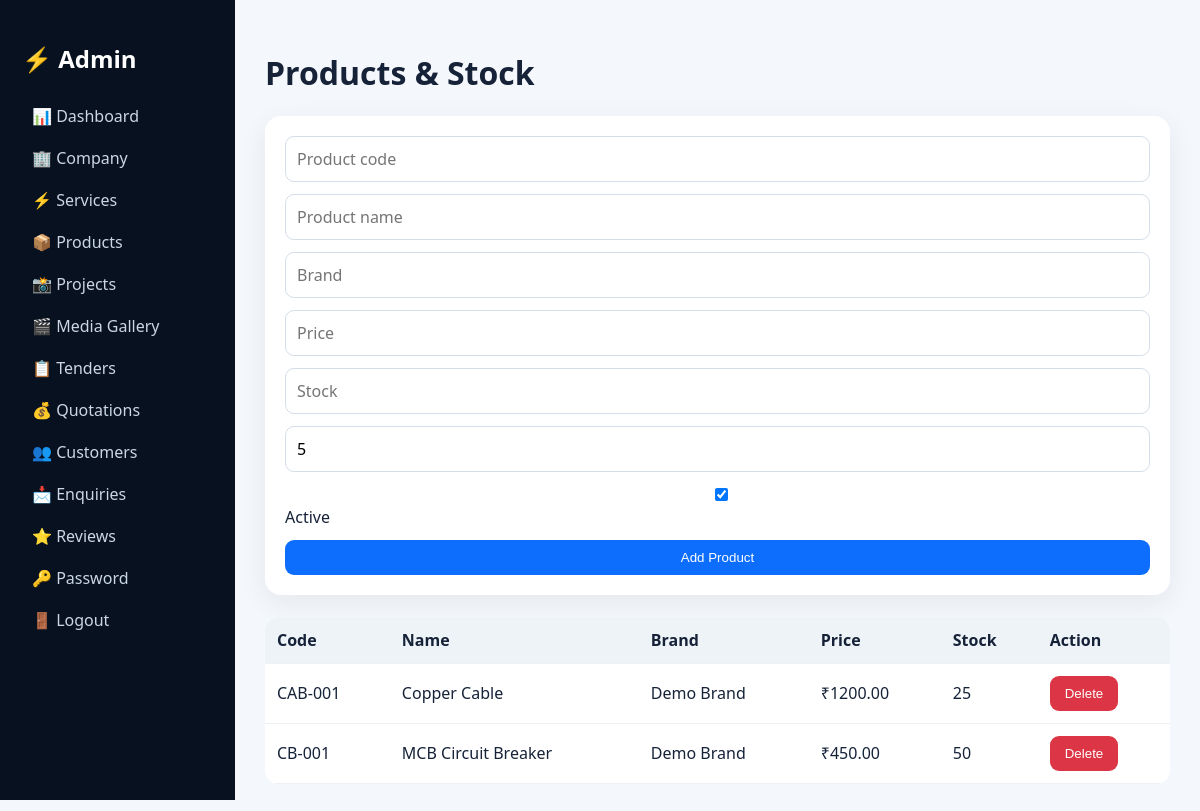
Page /admin/products (signed in) on the earlier database version.
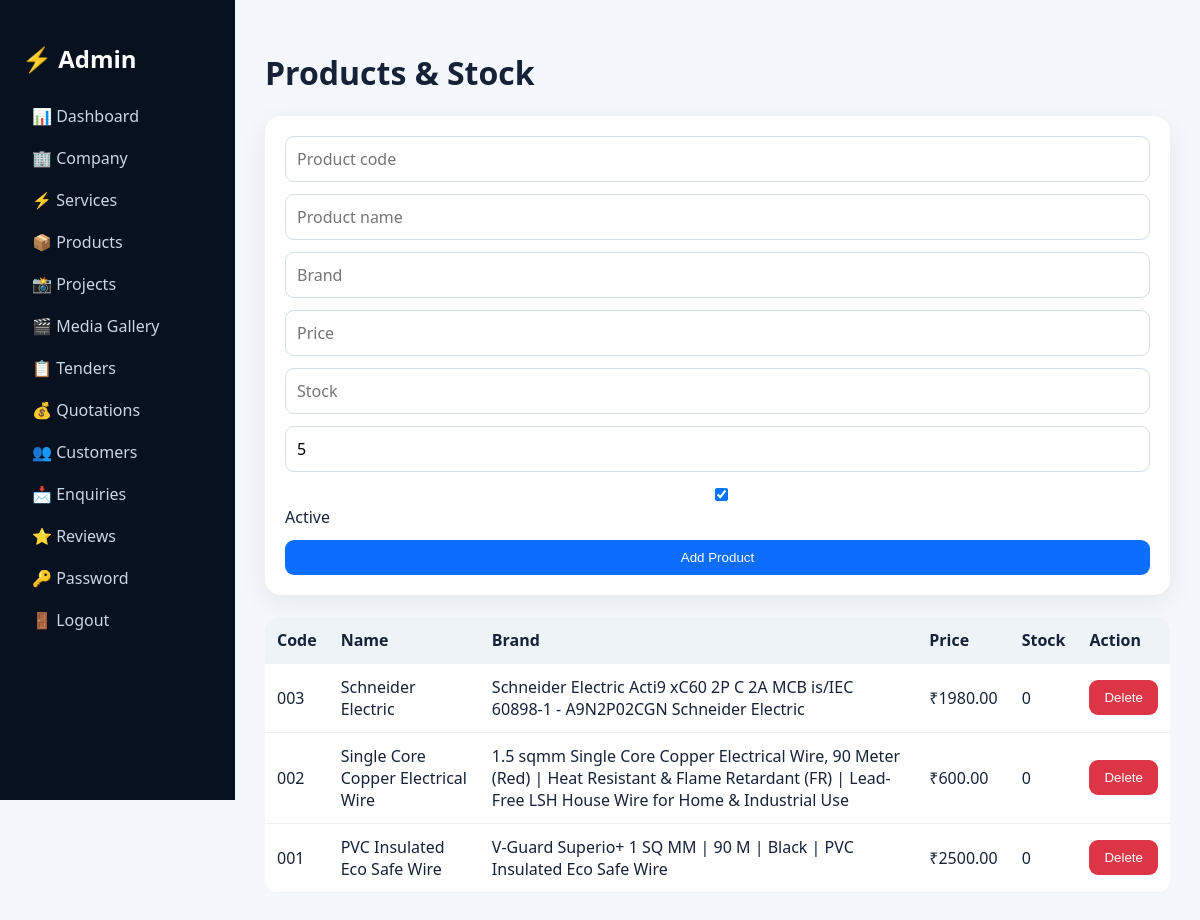
Same page on the later database version.
### electrical_business_pro/app.py (models this page shows)
class Product(db.Model):
 id=db.Column(db.Integer,primary_key=True); code=db.Column(db.String(80),default=''); name=db.Column(db.String(150),nullable=False); brand=db.Column(db.String(100),default=''); price=db.Column(db.Float,default=0); stock=db.Column(db.Integer,default=0); min_stock=db.Column(db.Integer,default=5); active=db.Column(db.Boolean,default=True)

### electrical_business_pro/app.py (the view)
@app.route('/admin/products',methods=['GET','POST'])
@auth
def admin_products():
 if request.method=='POST': db.session.add(Product(code=request.form.get('code',''),name=request.form['name'],brand=request.form.get('brand',''),price=float(request.form.get('price',0) or 0),stock=int(request.form.get('stock',0) or 0),min_stock=int(request.form.get('min_stock',5) or 5),active=bool(request.form.get('active')))); db.session.commit(); return redirect(url_for('admin_products'))
 return render_template('admin/products.html',items=Product.query.order_by(Product.id.desc()).all())

### electrical_business_pro/app.py (called while the page is built)
def site():
 s=Setting.query.first()
 if not s: s=Setting(); db.session.add(s); db.session.commit()
 return s

@app.context_processor
def globals(): return {'site':site()}

def auth(f):
 @wraps(f)
 def w(*a,**k): return f(*a,**k) if session.get('admin_id') else redirect(url_for('login'))
 return w

### electrical_business_pro/templates/admin/products.html
{% extends 'admin/layout.html' %}{% block admin %}<h1>Products & Stock</h1><div class="card"><form method="post" class="form"><input name="code" placeholder="Product code"><input name="name" placeholder="Product name" required><input name="brand" placeholder="Brand"><input name="price" type="number" step="0.01" placeholder="Price"><input name="stock" type="number" placeholder="Stock"><input name="min_stock" type="number" value="5" placeholder="Min stock"><label><input type="checkbox" name="active" checked> Active</label><button class="btn">Add Product</button></form></div><br><div class="tablewrap"><table class="table"><tr><th>Code</th><th>Name</th><th>Brand</th><th>Price</th><th>Stock</th><th>Action</th></tr>{% for x in items %}<tr><td>{{x.code}}</td><td>{{x.name}}</td><td>{{x.brand}}</td><td>₹{{'%.2f'|format(x.price)}}</td><td>{{x.stock}}</td><td><form method="post" action="{{url_for('product_delete',id=x.id)}}"><button class="btn danger">Delete</button></form></td></tr>{% endfor %}</table></div>{% endblock %}

Differences in the rows shown:
added Product: code "003", name "Schneider Electric", brand "Schneider Electric Acti9 xC60 2P C 2A MCB is/IEC 60898-1 - A9N2P02CGN Schneider Electric", price "1980.00", stock "0"
changed Product: code "CAB-001" → "002"; name "Copper Cable" → "Single Core Copper Electrical Wire"; brand "Demo Brand" → "1.5 sqmm Single Core Copper Electrical Wire, 90 Meter (Red) | Heat Resistant & Flame Retardant (FR) | Lead-Free LSH House Wire for Home & Industrial Use"; price "1200.00" → "600.00"; stock "25" → "0"
changed Product: code "CB-001" → "001"; name "MCB Circuit Breaker" → "PVC Insulated Eco Safe Wire"; brand "Demo Brand" → "V-Guard Superio+ 1 SQ MM | 90 M | Black | PVC Insulated Eco Safe Wire"; price "450.00" → "2500.00"; stock "50" → "0"
